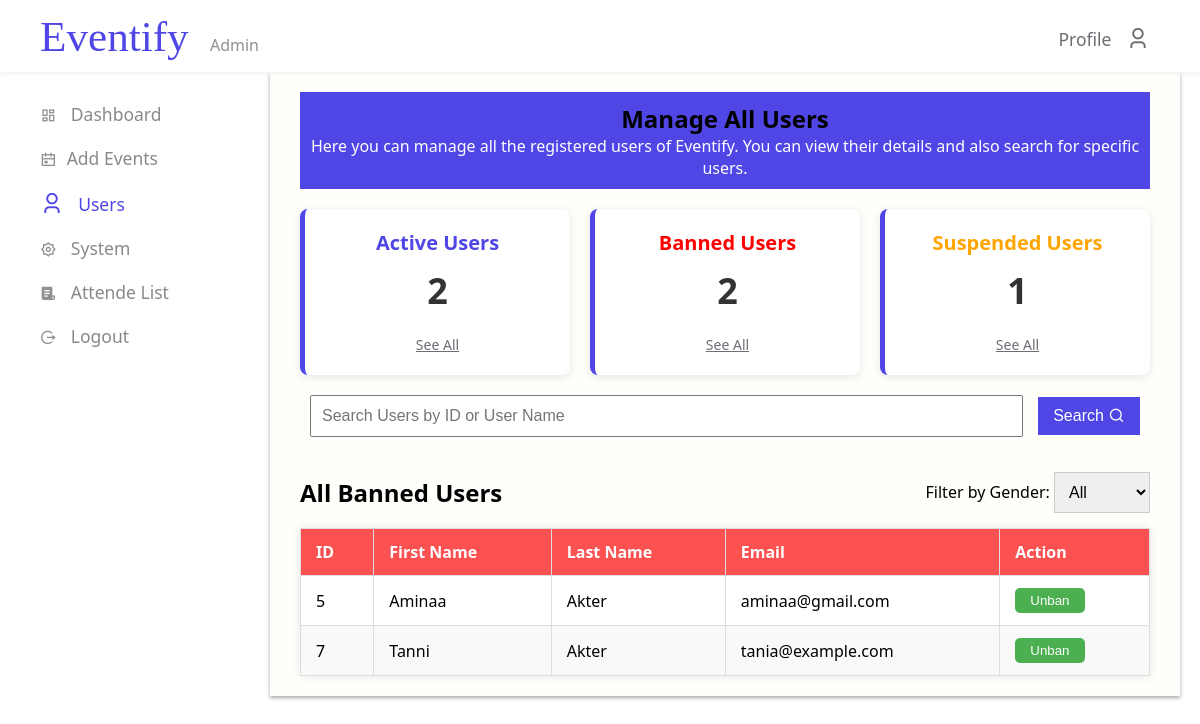
Before: /View/SeeAllBanned.php (signed in) with the older database file.
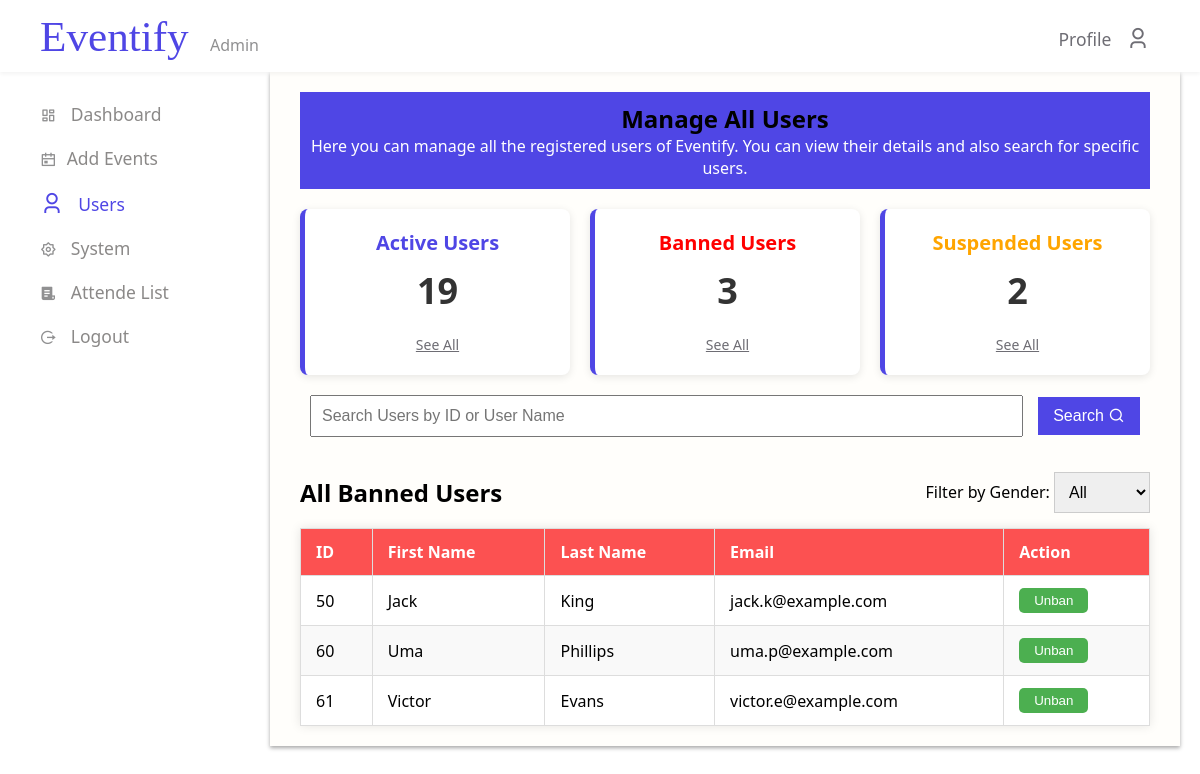
After: the same page with the newer database file.
### tables this page shows
CREATE TABLE `users` (
  `U_Id` int(100) NOT NULL,
  `U_FirstName` varchar(100) NOT NULL,
  `U_LastName` varchar(100) NOT NULL,
  `U_Email` varchar(100) NOT NULL,
  `U_Password` varchar(100) NOT NULL,
  `U_Type` varchar(100) NOT NULL,
  `isBanned` tinyint(1) DEFAULT NULL,
  `isSuspended` date DEFAULT NULL
);

### Model/Users.php (called while the page is built, shortened)
<?php
require_once '../Model/DataBase.php';
function getAllBanned()
{
    global $conn;
    $query = "SELECT * FROM users WHERE isBanned = '1'";
    $result = mysqli_query($conn, $query);
    $users = [];
    if ($result) {
        while ($row = mysqli_fetch_assoc($result)) {
            $users[] = $row;
        }
    }
    return $users;
}
function TotalBannedUsers()
{
    global $conn;
    $query = "SELECT COUNT(*) as total FROM users WHERE isBanned = '1'";
    $result = mysqli_query($conn, $query);
    if ($result) {
        $row = mysqli_fetch_assoc($result);
        return $row['total'];
    }
    return 0;
}
function TotalSuspendedUsers()
{
    global $conn;
    $query = "SELECT COUNT(*) as total FROM users WHERE isSuspended IS NOT NULL";
    $result = mysqli_query($conn, $query);
    if ($result) {
        $row = mysqli_fetch_assoc($result);
        return $row['total'];
    }
    return 0;
}
function TotalCustomers()
{
    global $conn;
    $query = "SELECT COUNT(*) as total FROM users WHERE U_Type = 'customer' And isBanned = '0' AND isSuspended IS NULL";
    $result = mysqli_query($conn, $query);
    if ($result) {
        $row = mysqli_fetch_assoc($result);
        return $row['total'];
    }
    return 0;
}

### View/SeeAllBanned.php (the view, shortened to what the changed rows need)
<?php
if (!isset($_SESSION['AdminLoginstatus']) || $_SESSION['AdminLoginstatus'] !== true) {
    header('location: login.php');
    exit();
} else {
  require_once '../Model/Users.php';
  $TotalUsers = TotalCustomers();
  $TotalBanned = TotalBannedUsers();
  $TotalSuspended = TotalSuspendedUsers();
  if (isset($_GET['search'])) {
    $searchTerm = $_GET['search'];
    $searchResults = SearchbannedUser($searchTerm);
    if (!empty($searchResults)) {
      $users = $searchResults;
    }
  } else {
    $users = getAllBanned();
  }
}
?>
<!DOCTYPE html>
<html lang="en">
<head>
  <link
    href="https://cdn.jsdelivr.net/npm/remixicon@4.5.0/fonts/remixicon.css"
    rel="stylesheet" />
  <link rel="stylesheet" href="../Asset/CSS/Style_SeeAllBannedUser.css" />
</head>
<body>
  <main>
    <section id="mainContent">
      <div id="ManageUserHeader">
        <h1>Manage All Users</h1>
      </div>
      <div id="UserStatsContainer">
        <div class="user-stats-card">
          <h3 id="TotalUser">Active Users</h3>
          <p id="lockedCount"><?php echo $TotalUsers; ?></p>
          <a href="./Users.php" class="see-all-link">See All</a>
        </div>
        <div class="user-stats-card">
          <h3 id="Banned">Banned Users</h3>
          <p id="bannedCount"><?php echo $TotalBanned; ?></p>
          <a href="./SeeAllBanned.php" class="see-all-link">See All</a>
        </div>
        <div class="user-stats-card">
          <h3 id="Suspended">Suspended Users</h3>
          <p id="suspendedCount"><?php echo $TotalSuspended; ?></p>
          <a href="./SeeAllSuspended.php" class="see-all-link">See All</a>
        </div>
      </div>
      <div id="RecentUser">
        <div id="RecentUserHeader">
          <h1>All Banned Users</h1>
        </div>
        <table id="RecentUserTable" border="1">
          <thead>
            <tr>
              <th>ID</th>
              <th>First Name</th>
              <th>Last Name</th>
              <th>Email</th>
              <th>Action</th>
            </tr>
          </thead>
          <tbody>
            <?php
            if (!empty($users)) {
              foreach ($users as $user) {
                echo "<tr>";
                echo "<td>" . $user['U_Id'] . "</td>";
                echo "<td>" . $user['U_FirstName'] . "</td>";
                echo "<td>" . $user['U_LastName'] . "</td>";
                echo "<td>" . $user['U_Email'] . "</td>";
                echo '<td> <form action="../Controller/UnBanControll.php" method="POST">   <button class="unban-button" name="unbanBtn_SeeAllBannedPage" value="' . $user['U_Id'] . '">Unban</button> </form> </td>';
                echo "</tr>";
              }
            } else {
              echo "<tr><td colspan='5'>No banned users found.</td></tr>";
            }
            ?>
          </tbody>
        </table>
      </div>
    </section>
  </main>
</body>
</html>

Changed rows visible on the page:
removed users: U_Id "5", U_FirstName "Aminaa", U_LastName "Akter", U_Email "aminaa@gmail.com"
removed users: U_Id "7", U_FirstName "Tanni", U_LastName "Akter", U_Email "tania@example.com"
added users: U_Id "50", U_FirstName "Jack", U_LastName "King", U_Email "jack.k@example.com"
added users: U_Id "60", U_FirstName "Uma", U_LastName "Phillips", U_Email "uma.p@example.com"
added users: U_Id "61", U_FirstName "Victor", U_LastName "Evans", U_Email "victor.e@example.com"
Other visible differences:
$TotalUsers: "2" → "19"
$TotalBanned: "2" → "3"
$TotalSuspended: "1" → "2"
